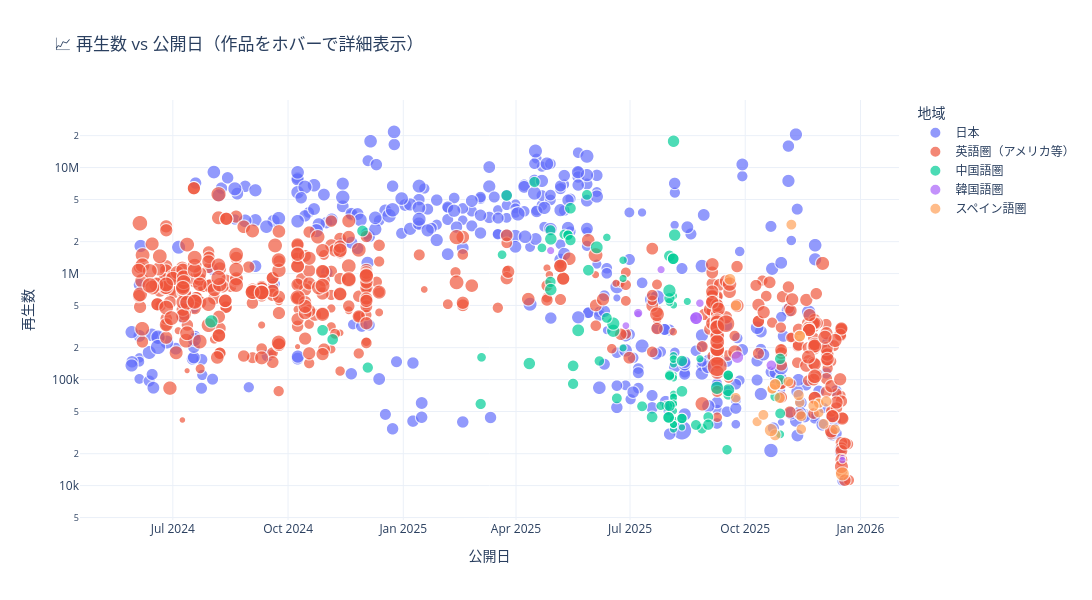

Here is the notebook cell this chart was saved with:
### Markdown cell above
## 3. 再生数分析

### Code cell
# 📈 再生数 vs 公開日 の散布図（Plotly）

df_plot = df[df['release_date'].notna()].copy()

fig = px.scatter(
    df_plot,
    x='release_date',
    y='read_count',
    color='region',
    size='chapter_count',
    size_max=20,
    hover_name='title',
    hover_data={
        'read_count': ':,',
        'collect_count': ':,',
        'category': True,
        'chapter_count': True
    },
    title='📈 再生数 vs 公開日（作品をホバーで詳細表示）',
    log_y=True,
    labels={
        'read_count': '再生数',
        'release_date': '公開日',
        'region': '地域',
        'collect_count': 'いいね数',
        'category': 'カテゴリ',
        'chapter_count': 'EP数'
    }
)

fig.update_layout(
    height=600,width=1200,
    hovermode='closest',
    template='plotly_white'
)

fig.show()

### Figure 1 — Plotly figure (JSON) as saved in the notebook; plotly's stock layout.template omitted (floating-point values rounded to 4 significant figures; data arrays with more than 128 entries replaced by an {"elided": "..."} marker saying what was removed)
{"data": [{"customdata": {"elided": "369x3 mixed values"}, "hovertemplate": "<b>%{hovertext}</b><br><br>地域=日本<br>公開日=%{x}<br>再生数=%{y:,}<br>EP数=%{customdata[2]}<br>いいね数=%{customdata[0]:,}<br>カテゴリ=%{customdata[1]}<extra></extra>", "hovertext": {"elided": "369 str values"}, "legendgroup": "日本", "marker": {"color": "#636efa", "size": {"elided": "369 int values"}, "sizemode": "area", "sizeref": 0.45, "symbol": "circle"}, "mode": "markers", "name": "日本", "showlegend": true, "type": "scattergl", "x": {"elided": "369 str values"}, "xaxis": "x", "y": {"elided": "369 int values"}, "yaxis": "y"}, {"customdata": {"elided": "518x3 mixed values"}, "hovertemplate": "<b>%{hovertext}</b><br><br>地域=英語圏（アメリカ等）<br>公開日=%{x}<br>再生数=%{y:,}<br>EP数=%{customdata[2]}<br>いいね数=%{customdata[0]:,}<br>カテゴリ=%{customdata[1]}<extra></extra>", "hovertext": {"elided": "518 str values"}, "legendgroup": "英語圏（アメリカ等）", "marker": {"color": "#EF553B", "size": {"elided": "518 int values"}, "sizemode": "area", "sizeref": 0.45, "symbol": "circle"}, "mode": "markers", "name": "英語圏（アメリカ等）", "showlegend": true, "type": "scattergl", "x": {"elided": "518 str values"}, "xaxis": "x", "y": {"elided": "518 int values"}, "yaxis": "y"}, {"customdata": {"elided": "97x3 mixed values"}, "hovertemplate": "<b>%{hovertext}</b><br><br>地域=中国語圏<br>公開日=%{x}<br>再生数=%{y:,}<br>EP数=%{customdata[2]}<br>いいね数=%{customdata[0]:,}<br>カテゴリ=%{customdata[1]}<extra></extra>", "hovertext": ["W・キング", "じゃない方のワタシ", "マリア先生の復讐カウンセリング", "陰キャなアイツが義理の兄！？", "禁忌", "不倫パパラッチ", "一夜に国民的不倫女", "恋も料理も時短で", "不倫パパラッチ", "一夜に国民的不倫女", "恋も料理も時短で", "POST MONEY", "シークレット・フィットネス", "義母アレルギ", "侵略者は家族のふりをする", "雪之丞さんにはさからえない", "お黄泉に行けないお嫁さん", "私、ブラック企業の社長に", "君を王子にするまであと30日", "沼堕ち", "サンパチ探偵", "フレンド！ニュー！地獄！", "ストーカーを死にたくなるくらい溺愛してみた", "イケメン担任vsイケメンクラスメイト〜私の心は大渋滞！？〜", "インターン生はご令嬢", "今晒してます", "ガチャライフ", "魚の棲めない水", "女社長と電撃結婚", "チキンゲーム", "最期の授業", "私 暴君の婚約者になります", "世界で一番 せつないキス", "恋を呼ぶ魔法の酒場", "女ボス、男子校へ行く", "私のパートナーは悪魔", "サマーインディゴ", "触れ合う運命〜初恋の息子と禁断の恋〜", "サレ妻の怒涛復讐", "私を壊したすべてのXたちへ", "元夫を見返すダイエット：私、XXL妻から大変身！", "令嬢の帰還", "いじめられっ子は社長夫人？", "逃げた花婿は大富豪", "失われた記憶と裏切りの中で〜愛と運命のリベンジ", "まさかお父さんが大富豪？", "悪い男の恋愛法則", "君だけに悪いことを", "デッドレコード", "カウントダウン黒会社爆発", "契りの鎖 愛がほどいた", "裏切られた令嬢の復讐計画", "マフィアの花嫁", "令嬢の帰還 ～御曹司が私の盾になる～", "契約結婚からはじまる溺愛", "愛と血", "捨てられた私が叔父と結婚した件", "私の甘えん坊大富豪", "恋した相手は、塩対応ドクター", "見えない母の愛", "私の甘えん坊大富豪", "恋した相手は、塩対応ドクター", "見えない母の愛", "マフィア様と恋の取り引き", "裏切られた母は神の継承者", "戦地の再会 ― 忘れられない初恋は王太子だった―", "一匹狼のアルファに求められて", "冷酷マフィアと拾われた私", "スーパーママを侮るな！", "目覚めよ、私の初恋", "ビースト育成計画", "白い痕", "40歳、もう一度恋をしてもいいですか？", "危険な上司に溺れて", "ハードブレイカー法律事務所", "がんじがらめの1年", "離婚後、人生はもっと輝いた", "女が起こした戦争", "契約恋愛", "離婚して私と遊ばない？", "大統領の息子の落とし方", "離婚後、私は輝く", "大統領の息子の落とし方", "離婚後、私は輝く", "幽霊も洗濯できますか？", "闇に隠した恋", "大富豪の社長との夕暮れの恋", "偽りの令嬢と真実のキス", "サイドライン～忘れられない恋～", "妊娠、それは運命の悪戯？", "妊娠からはじまる溺愛婚", "恋のスピード違反", "労働者父が大富豪？！", "仮面モデルは冷酷社長でした", "奥様は名探偵！", "マフィアボスは私の愛人", "[吹き替え] 恋のスピード違反"], "legendgroup": "中国語圏", "marker": {"color": "#00cc96", "size": [42, 30, 30, 30, 30, 30, 30, 30, 30, 30, 30, 30, 30, 30, 30, 30, 30, 30, 30, 30, 30, 30, 30, 30, 31, 32, 32, 32, 33, 37, 43, 50, 54, 55, 57, 57, 60, 60, 60, 63, 63, 64, 64, 77, 78, 79, 80, 80, 24, 32, 40, 42, 46, 50, 50, 50, 50, 51, 52, 52, 51, 52, 52, 53, 53, 54, 54, 55, 55, 56, 56, 56, 58, 58, 58, 59, 60, 60, 60, 61, 61, 61, 61, 61, 62, 62, 62, 63, 64, 69, 70, 71, 72, 75, 75, 80, 71], "sizemode": "area", "sizeref": 0.45, "symbol": "circle"}, "mode": "markers", "name": "中国語圏", "showlegend": true, "type": "scattergl", "x": ["2025-03-04T10:47:50.000000000", "2025-06-25T10:51:04.000000000", "2025-06-25T10:53:46.000000000", "2025-08-04T16:36:21.000000000", "2025-08-04T16:40:41.000000000", "2025-08-04T17:25:04.000000000", "2025-08-04T17:28:43.000000000", "2025-08-04T17:32:55.000000000", "2025-08-04T17:25:04.000000000", "2025-08-04T17:28:43.000000000", "2025-08-04T17:32:55.000000000", "2025-08-04T17:36:14.000000000", "2025-08-04T17:39:28.000000000", "2025-08-04T17:44:45.000000000", "2025-08-04T17:46:25.000000000", "2025-08-04T17:47:42.000000000", "2025-08-04T17:48:39.000000000", "2025-08-04T17:49:30.000000000", "2025-08-04T17:50:28.000000000", "2025-08-04T17:51:32.000000000", "2025-08-04T17:52:33.000000000", "2025-08-04T17:53:54.000000000", "2025-08-15T17:45:30.000000000", "2025-08-25T19:13:05.000000000", "2025-08-04T17:43:14.000000000", "2025-06-25T10:52:43.000000000", "2025-08-04T16:46:33.000000000", "2025-08-04T17:37:57.000000000", "2025-08-01T11:06:38.000000000", "2025-10-28T20:49:40.000000000", "2025-03-20T20:34:10.000000000", "2025-08-01T13:12:31.000000000", "2025-10-28T20:57:10.000000000", "2025-10-28T20:57:42.000000000", "2024-12-03T15:46:14.000000000", "2025-10-28T20:56:35.000000000", "2025-03-03T18:58:56.000000000", "2025-07-30T11:47:25.000000000", "2025-08-01T11:04:44.000000000", "2024-10-28T13:00:38.000000000", "2025-05-28T18:03:31.000000000", "2024-11-29T10:56:12.000000000", "2025-08-01T11:05:20.000000000", "2025-06-04T11:38:39.000000000", "2024-07-31T18:24:20.000000000", "2025-08-01T11:06:03.000000000", "2025-06-17T15:10:29.000000000", "2025-06-17T15:13:05.000000000", "2025-08-11T11:05:56.000000000", "2025-06-12T12:11:03.000000000", "2025-07-25T11:35:30.000000000", "2025-04-21T16:17:09.000000000", "2025-08-01T15:08:58.000000000", "2025-05-09T11:42:54.000000000", "2025-06-06T12:31:41.000000000", "2025-09-16T11:21:37.000000000", "2025-10-24T19:57:54.000000000", "2025-09-17T11:00:19.000000000", "2025-05-12T11:39:13.000000000", "2025-08-11T11:09:32.000000000", "2025-09-17T11:00:19.000000000", "2025-05-12T11:39:13.000000000", "2025-08-11T11:09:32.000000000", "2025-06-12T11:33:28.000000000", "2025-08-27T10:14:48.000000000", "2025-04-28T11:56:22.000000000", "2025-07-10T15:18:59.000000000", "2025-05-27T15:02:56.000000000", "2025-09-17T11:00:47.000000000", "2025-06-20T12:05:13.000000000", "2025-08-22T15:06:19.000000000", "2025-09-01T11:16:24.000000000", "2025-04-28T11:58:09.000000000", "2025-05-14T11:01:01.000000000", "2025-05-16T13:16:43.000000000", "2025-08-01T15:08:03.000000000", "2025-04-15T17:35:39.000000000", "2025-08-11T11:07:39.000000000", "2025-09-01T11:17:02.000000000", "2024-11-05T14:28:01.000000000", "2025-07-31T19:24:58.000000000", "2025-08-04T11:32:38.000000000", "2025-07-31T19:24:58.000000000", "2025-08-04T11:32:38.000000000", "2025-05-16T13:17:24.000000000", "2025-07-18T15:26:27.000000000", "2025-08-11T11:08:13.000000000", "2025-05-14T11:00:31.000000000", "2025-03-24T11:40:29.000000000", "2025-04-11T15:17:00.000000000", "2025-04-28T17:58:16.000000000", "2025-04-28T18:44:49.000000000", "2025-08-04T17:56:36.000000000", "2025-05-20T15:24:17.000000000", "2025-09-17T10:58:24.000000000", "2025-09-08T11:03:55.000000000", "2025-08-05T15:38:49.000000000"], "xaxis": "x", "y": [162144, 199093, 899560, 34188, 41621, 58726, 70329, 37778, 58764, 70345, 37803, 60252, 67166, 109653, 103638, 50719, 63800, 140344, 72847, 616124, 68262, 59108, 546075, 157194, 505205, 1336327, 167384, 155970, 537154, 30465, 1506201, 110993, 99642, 47924, 129801, 156959, 58891, 56377, 586474, 291784, 1076577, 2520330, 1466959, 1767573, 354441, 690551, 288586, 337436, 35449, 2193625, 56528, 1747042, 108547, 2339118, 149874, 21803, 69263, 109255, 2301861, 42951, 109926, 2302008, 42966, 382138, 34548, 2568468, 55969, 5529633, 71941, 66602, 37320, 44276, 834523, 2066825, 91172, 56492, 7303448, 150005, 37489, 239239, 43932, 1379226, 43973, 1380072, 134714, 44392, 77497, 4133021, 5452765, 141776, 705517, 2121174, 17702299, 291636, 79363, 83644, 2307642], "yaxis": "y"}, {"customdata": [[595, "その他", 18], [673, "その他", 26], [1579, "その他", 50], [2959, "韓国語圏", 28], [3472, "韓国語圏", 29], [22039, "韓国語圏", 30], [4457, "その他", 30], [19612, "韓国語圏", 31], [3884, "韓国語圏", 33], [3044, "韓国語圏", 39], [1593, "韓国語圏", 70], [1933, "韓国語圏", 76], [1934, "韓国語圏", 76]], "hovertemplate": "<b>%{hovertext}</b><br><br>地域=韓国語圏<br>公開日=%{x}<br>再生数=%{y:,}<br>EP数=%{customdata[2]}<br>いいね数=%{customdata[0]:,}<br>カテゴリ=%{customdata[1]}<extra></extra>", "hovertext": ["2:22 魔女の刻", "チンヒラても世界を救える", "どん底人生がコインで大逆転", "運命の再選択～幼なじみの叔父にプロポーズ～", "家族の裏切りと復讐～クズ一家への仕返し～", "蔓、天へと伸びる", "愛と執着の死に戻り", "元夫に捧げた7年、裏切られた私は正体を明かす", "偽りの結婚 華麗なる逆襲", "婚約者が弟の子を妊娠したので 他の女性と結婚した", "田舎娘の逆襲：私は太子妃になる！", "逆襲の婿入り", "逆襲の婿入り"], "legendgroup": "韓国語圏", "marker": {"color": "#ab63fa", "size": [18, 26, 50, 28, 29, 30, 30, 31, 33, 39, 70, 76, 76], "sizemode": "area", "sizeref": 0.45, "symbol": "circle"}, "mode": "markers", "name": "韓国語圏", "showlegend": true, "type": "scattergl", "x": ["2025-12-17T12:28:21.000000000", "2025-12-17T12:27:17.000000000", "2025-10-21T19:14:01.000000000", "2025-06-27T17:36:34.000000000", "2025-07-07T11:29:37.000000000", "2025-07-25T19:28:47.000000000", "2025-08-20T19:30:18.000000000", "2025-04-28T15:47:00.000000000", "2025-08-25T18:34:41.000000000", "2025-07-07T11:28:17.000000000", "2025-09-24T17:40:37.000000000", "2025-08-22T18:28:37.000000000", "2025-08-22T18:28:37.000000000"], "xaxis": "x", "y": [18411, 17401, 136557, 322932, 413403, 1088898, 383327, 1647202, 526104, 424392, 162752, 379621, 380038], "yaxis": "y"}, {"customdata": [[322, "スペイン語圏", 0], [533, "スペイン語圏", 46], [957, "スペイン語圏", 50], [623, "スペイン語圏", 50], [473, "スペイン語圏", 50], [615, "スペイン語圏", 50], [691, "スペイン語圏", 50], [799, "スペイン語圏", 51], [729, "スペイン語圏", 51], [799, "スペイン語圏", 51], [733, "スペイン語圏", 51], [817, "スペイン語圏", 52], [523, "スペイン語圏", 53], [495, "スペイン語圏", 53], [41940, "スペイン語圏", 55], [482, "スペイン語圏", 55], [4389, "スペイン語圏", 60], [668, "スペイン語圏", 60], [1033, "スペイン語圏", 60], [591, "スペイン語圏", 60], [713, "スペイン語圏", 60], [766, "スペイン語圏", 61], [7175, "スペイン語圏", 61], [766, "スペイン語圏", 61], [7175, "スペイン語圏", 61], [502, "スペイン語圏", 62], [7696, "スペイン語圏", 64], [460, "スペイン語圏", 81], [393, "スペイン語圏", 89]], "hovertemplate": "<b>%{hovertext}</b><br><br>地域=スペイン語圏<br>公開日=%{x}<br>再生数=%{y:,}<br>EP数=%{customdata[2]}<br>いいね数=%{customdata[0]:,}<br>カテゴリ=%{customdata[1]}<extra></extra>", "hovertext": ["仮面の姉", "禁断の香り、運命のアルファ", "あなたを忘れる方法", "社長は首輪がお好き", "ふたりの秘め事", "忘れえぬ人", "兄弟以上の何か", "暗闇の中で抱きしめて", "アートは愛そのもの", "暗闇の中で抱きしめて", "アートは愛そのもの", "コート越しの禁断愛", "私のボディガード氷山みたい", "マフィアボスの支配は恋のはじまり", "白石家", "愛しい将校は私の義父", "お団子屋さん始めました", "元妻はマフィアのお嬢様", "泥沼に咲いた、欲望の花", "遅すぎた愛：流産から15日後", "冷徹弁護士と危険な愛の契約", "天才の帰還", "愛娘とセレブ妻、そして硝煙の香り", "天才の帰還", "愛娘とセレブ妻、そして硝煙の香り", "今日から私がマフィアのボス？", "世界を支配しているのは、俺の父親だ", "吸血鬼とハンターの二人に求められて", "闇のリングと試される愛"], "legendgroup": "スペイン語圏", "marker": {"color": "#FFA15A", "size": [0, 46, 50, 50, 50, 50, 50, 51, 51, 51, 51, 52, 53, 53, 55, 55, 60, 60, 60, 60, 60, 61, 61, 61, 61, 62, 64, 81, 89], "sizemode": "area", "sizeref": 0.45, "symbol": "circle"}, "mode": "markers", "name": "スペイン語圏", "showlegend": true, "type": "scattergl", "x": ["2025-12-24T15:38:21.000000000", "2025-10-10T10:51:51.000000000", "2025-11-04T11:21:29.000000000", "2025-11-13T11:10:16.000000000", "2025-11-14T18:28:47.000000000", "2025-11-28T16:31:18.000000000", "2025-12-11T16:27:30.000000000", "2025-10-22T11:31:44.000000000", "2025-11-28T16:32:01.000000000", "2025-10-22T11:31:44.000000000", "2025-11-28T16:32:01.000000000", "2025-09-23T11:27:46.000000000", "2025-10-15T11:24:46.000000000", "2025-12-02T15:01:07.000000000", "2025-11-06T19:10:28.000000000", "2025-11-14T18:29:23.000000000", "2025-09-23T15:12:05.000000000", "2025-10-28T11:57:28.000000000", "2025-11-12T14:47:40.000000000", "2025-11-24T11:41:49.000000000", "2025-12-04T15:39:21.000000000", "2025-10-24T19:56:39.000000000", "2025-11-13T11:24:09.000000000", "2025-10-24T19:56:39.000000000", "2025-11-13T11:24:09.000000000", "2025-10-24T19:55:50.000000000", "2025-09-18T19:38:34.000000000", "2025-10-21T12:00:20.000000000", "2025-12-17T12:23:09.000000000"], "xaxis": "x", "y": [7979, 40079, 95775, 60949, 34105, 48816, 34015, 81533, 59373, 81975, 60004, 67467, 46431, 38203, 2894286, 45151, 499430, 67371, 71526, 56625, 62273, 90033, 257345, 90090, 257411, 30034, 883802, 33363, 12901], "yaxis": "y"}], "layout": {"height": 600, "hovermode": "closest", "legend": {"itemsizing": "constant", "title": {"text": "地域"}, "tracegroupgap": 0}, "title": {"text": "📈 再生数 vs 公開日（作品をホバーで詳細表示）"}, "width": 1200, "xaxis": {"anchor": "y", "domain": [0, 1], "title": {"text": "公開日"}}, "yaxis": {"anchor": "x", "domain": [0, 1], "title": {"text": "再生数"}, "type": "log"}}}
